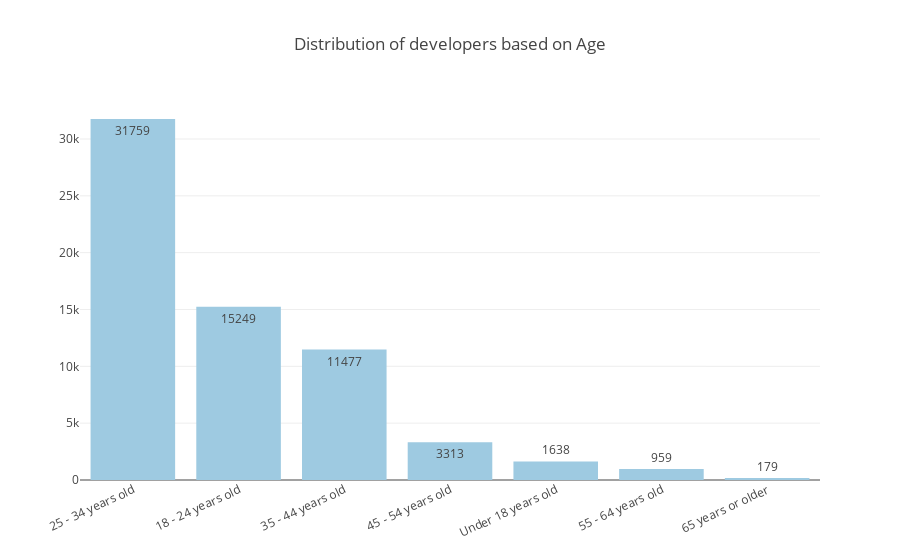

The notebook cell this image was saved under:
### Code cell
age = results["Age"].value_counts()
plotlybar(age.index, age.values, 'Age',title = 'Distribution of developers based on Age')

### Figure 1 — Plotly figure (JSON) as saved in the notebook; plotly's stock layout.template omitted (floating-point values rounded to 4 significant figures)
{"data": [{"marker": {"color": "#9ECAE1"}, "name": "Age", "orientation": "v", "text": [31759, 15249, 11477, 3313, 1638, 959, 179], "textposition": "auto", "type": "bar", "x": ["25 - 34 years old", "18 - 24 years old", "35 - 44 years old", "45 - 54 years old", "Under 18 years old", "55 - 64 years old", "65 years or older"], "y": [31759, 15249, 11477, 3313, 1638, 959, 179]}], "layout": {"barmode": "group", "title": "Distribution of developers based on Age", "xaxis": {"tickangle": -25}}}
